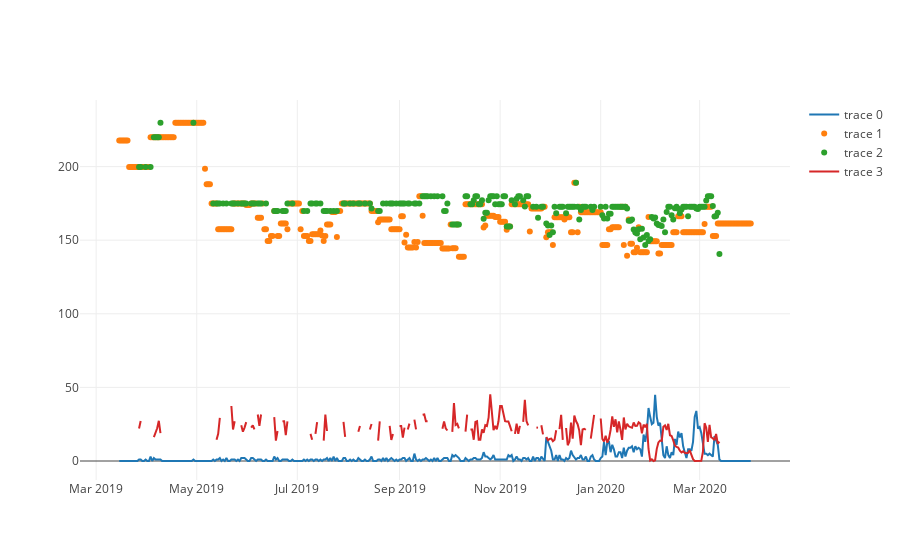

Source (notebook cell):
### Code cell
trace0 = go.Scatter(x=merged.date,
                   y=merged.orders, mode='lines')

trace1 = go.Scatter(x=merged.date,
                    y=merged.competition_price, mode='markers')

trace2 = go.Scatter(x=merged.date,
                    y=merged.price,
                    mode='markers')

trace3 = go.Scatter(x=merged.date,
                    y=merged.freight_value,
                    mode='lines')


iplot([trace0, trace1, trace2, trace3])

### Figure 1 — Plotly figure (JSON) as saved in the notebook; plotly's stock layout.template omitted (floating-point values rounded to 4 significant figures; data arrays with more than 128 entries replaced by an {"elided": "..."} marker saying what was removed)
{"data": [{"mode": "lines", "type": "scatter", "uid": "1d9813c4-5f4f-4e37-946d-34e3fa54403e", "x": {"elided": "384 str values"}, "y": {"elided": "384 int values"}}, {"mode": "markers", "type": "scatter", "uid": "75e9c0a7-48d7-4e38-bc55-6970d1bf703e", "x": {"elided": "384 str values"}, "y": {"elided": "384 float values"}}, {"mode": "markers", "type": "scatter", "uid": "dbfd43d5-cec7-40df-9ea0-c416368f7109", "x": {"elided": "384 str values"}, "y": {"elided": "384 float values"}}, {"mode": "lines", "type": "scatter", "uid": "d9f5c5ac-af71-41ae-9a6c-8926c87a162d", "x": {"elided": "384 str values"}, "y": {"elided": "384 float values"}}], "layout": {}}
